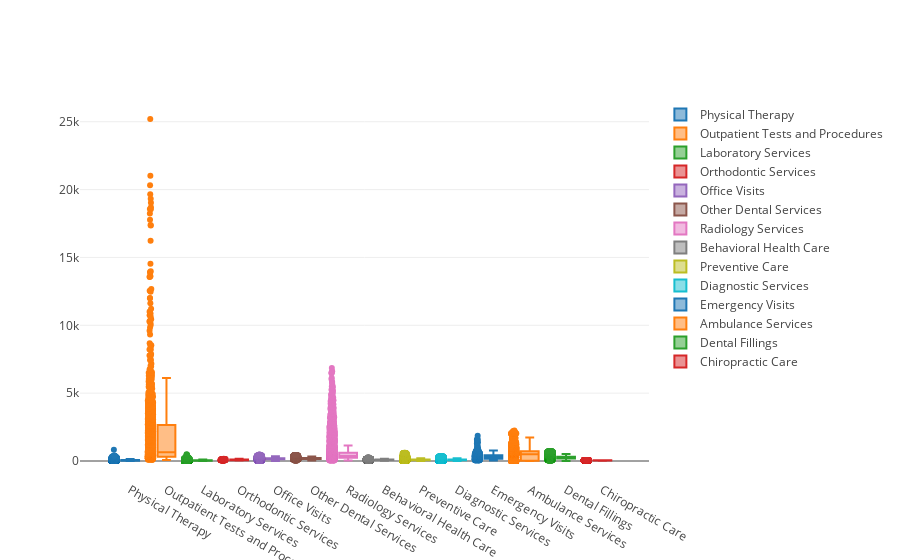

The notebook cell this image was saved under:
### Code cell
iplot(cat_boxs)

### Figure 1 — Plotly figure (JSON) as saved in the notebook; plotly's stock layout.template omitted (floating-point values rounded to 4 significant figures; data arrays with more than 128 entries replaced by an {"elided": "..."} marker saying what was removed)
{"data": [{"boxpoints": "all", "jitter": 0.3, "name": "Physical Therapy", "pointpos": -1.8, "type": "box", "uid": "3dcdb659-4817-4839-aafe-79bee82bbb35", "y": {"elided": "4963 int values"}}, {"boxpoints": "all", "jitter": 0.3, "name": "Outpatient Tests and Procedures", "pointpos": -1.8, "type": "box", "uid": "10421ebf-5532-4e5b-a6c0-c97d863561dd", "y": {"elided": "1378 int values"}}, {"boxpoints": "all", "jitter": 0.3, "name": "Laboratory Services", "pointpos": -1.8, "type": "box", "uid": "623b93a9-b17f-4592-a272-15c0b49bce4e", "y": {"elided": "7410 int values"}}, {"boxpoints": "all", "jitter": 0.3, "name": "Orthodontic Services", "pointpos": -1.8, "type": "box", "uid": "0ce08f3e-42d6-4991-acdd-d4f17b2b1ba6", "y": [72, 87, 143, 148, 51, 86, 50, 118, 107, 89, 143, 62, 148, 143, 98, 43, 52, 54, 51, 113, 68, 51, 84, 51, 68, 68, 75, 62, 93, 93, 52, 68, 62, 139, 51, 68, 51, 51, 51, 143, 58, 121, 59, 51, 107, 58, 62, 51, 68, 58, 30, 61, 89, 72, 112, 51, 141, 68, 56, 89, 143, 84, 76, 107, 51, 66, 91, 143, 126, 69, 134, 143, 47, 50, 51, 72, 107, 107, 81, 62, 107, 107, 143, 131, 158, 62, 55, 152, 51, 69, 51, 69, 103, 140, 68, 51, 51, 52, 69, 141, 68, 51, 109, 55, 143, 69, 68, 107, 74, 80, 107, 43, 121, 92, 141, 68, 89, 51, 93, 68, 68, 115]}, {"boxpoints": "all", "jitter": 0.3, "name": "Office Visits", "pointpos": -1.8, "type": "box", "uid": "ef5688cb-a4ec-4d6e-a68e-bd5a7ad6f366", "y": {"elided": "11074 int values"}}, {"boxpoints": "all", "jitter": 0.3, "name": "Other Dental Services", "pointpos": -1.8, "type": "box", "uid": "5e5b1805-d75a-476b-a8c2-49f2121d19d1", "y": {"elided": "1755 int values"}}, {"boxpoints": "all", "jitter": 0.3, "name": "Radiology Services", "pointpos": -1.8, "type": "box", "uid": "285f1ddf-b394-4e2c-9f40-cb492e1f5541", "y": {"elided": "3459 int values"}}, {"boxpoints": "all", "jitter": 0.3, "name": "Behavioral Health Care", "pointpos": -1.8, "type": "box", "uid": "e70650d9-a6ad-4a03-a1c3-9071625c9517", "y": {"elided": "7233 int values"}}, {"boxpoints": "all", "jitter": 0.3, "name": "Preventive Care", "pointpos": -1.8, "type": "box", "uid": "5b63ce59-7902-4ca6-8eac-f8fc82482719", "y": {"elided": "6219 int values"}}, {"boxpoints": "all", "jitter": 0.3, "name": "Diagnostic Services", "pointpos": -1.8, "type": "box", "uid": "5edcc221-0152-436f-a8c5-7abf6dd5ec5b", "y": {"elided": "12265 int values"}}, {"boxpoints": "all", "jitter": 0.3, "name": "Emergency Visits", "pointpos": -1.8, "type": "box", "uid": "fc55b0c7-7c97-4b57-966c-1eb20db3a4a7", "y": {"elided": "511 int values"}}, {"boxpoints": "all", "jitter": 0.3, "name": "Ambulance Services", "pointpos": -1.8, "type": "box", "uid": "a3d232fb-6d9f-4221-b8df-36690e1d571b", "y": {"elided": "1625 int values"}}, {"boxpoints": "all", "jitter": 0.3, "name": "Dental Fillings", "pointpos": -1.8, "type": "box", "uid": "169004e4-13b1-45aa-ac81-83fb6565e33c", "y": {"elided": "8418 int values"}}, {"boxpoints": "all", "jitter": 0.3, "name": "Chiropractic Care", "pointpos": -1.8, "type": "box", "uid": "5d54f976-360f-420a-99f9-ad4461b937b7", "y": {"elided": "1377 int values"}}], "layout": {}}
